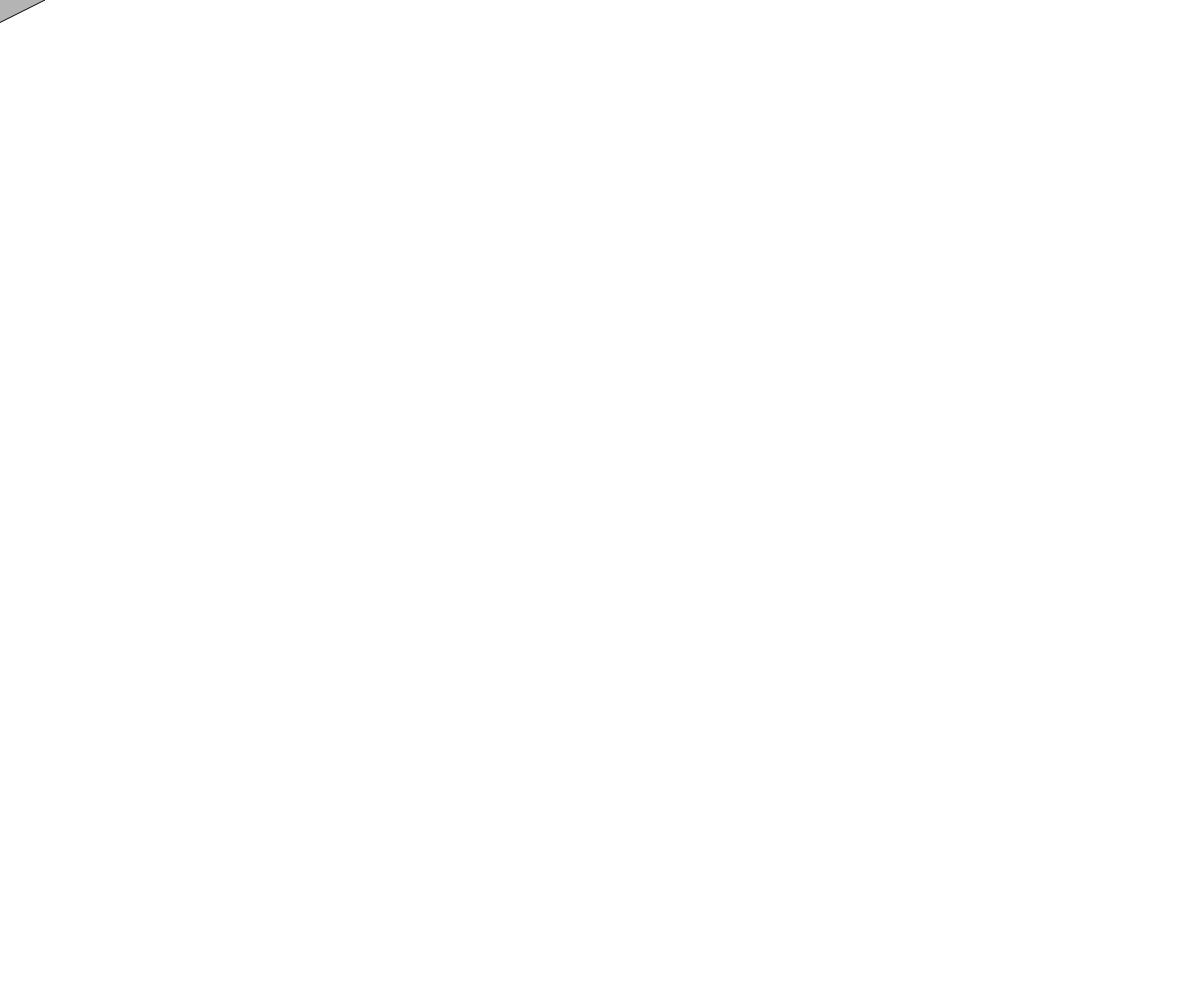
Frame 1 (no input)
Frame 60 (no input): identical to frame 1, image omitted
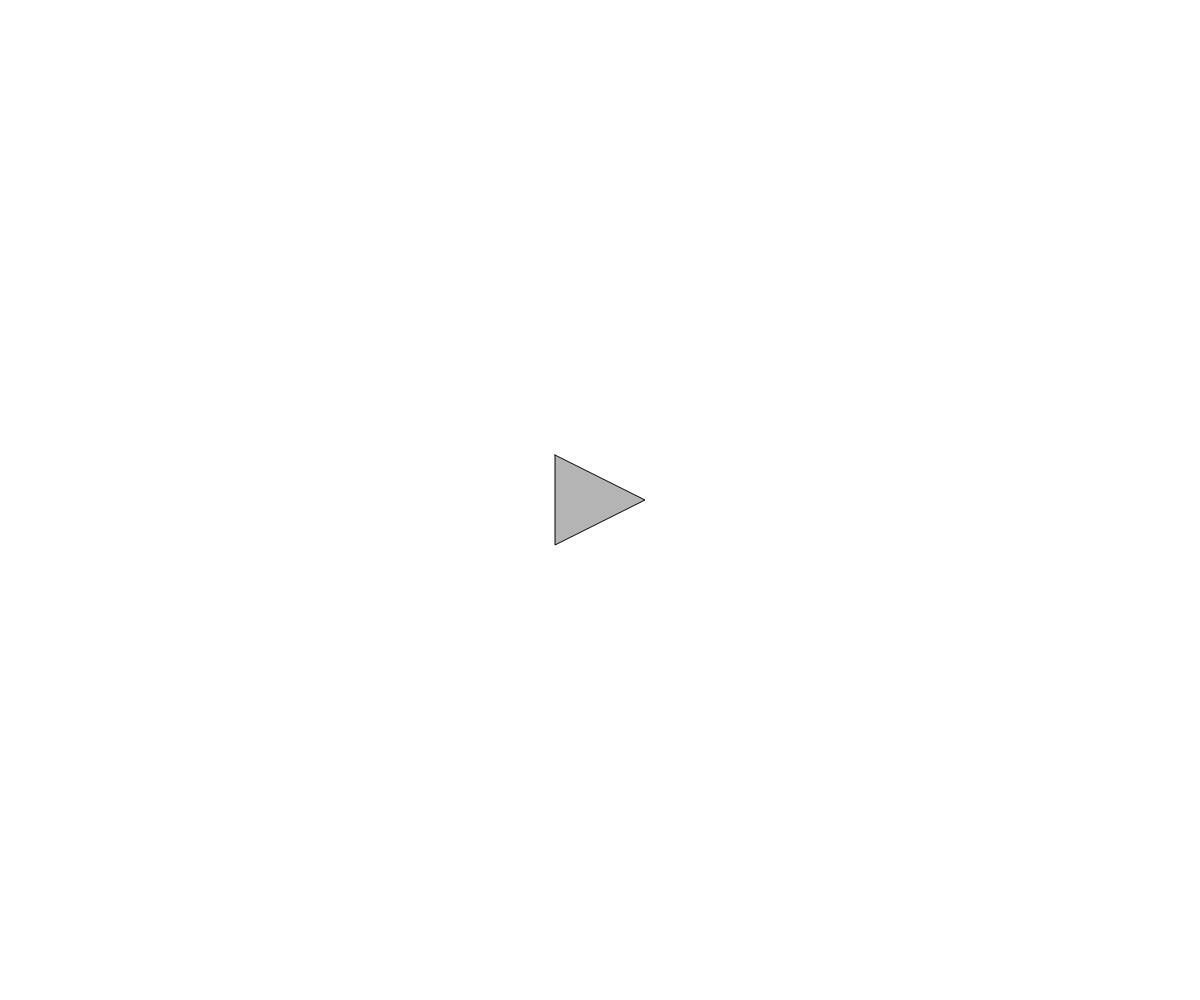
Frame 120 (the mouse pressed at the canvas centre since frame 60)

The p5.js sketch that drew these frames (run headless with seeded random() and noise() and a simulated clock; from frame 60 on, the mouse is pressed at the canvas centre):

// p5.js sketch
// ── sketch.js
var posX, posY;
var spaceshipColor;

function setup() {
  // put setup code here

  createCanvas(windowWidth, windowHeight);
  posX = width/2;
  posY = height/2;
  spaceshipColor = color(180);
}

function draw() {
  // put drawing code here

   background (255);
   drawSpaceShip(posX, posY);
}

function drawSpaceShip (posX, posY) {
  fill (spaceshipColor);
  beginShape ();
    vertex (posX-45, posY-45);
    vertex (posX+45, posY);
    vertex (posX-45, posY+45);
  endShape(CLOSE);
}

function keyTyped () {
  if (key === "w") {
    posY -=12;
   } else if (key === "a") {
     posX -=12;
   } else if (key === "s") {
     posY +=12;
  } else if (key === "d") {
    posX +=12;
  }
}

function mouseMoved () {
   posX = mouseX;
   posY = mouseY;
}
